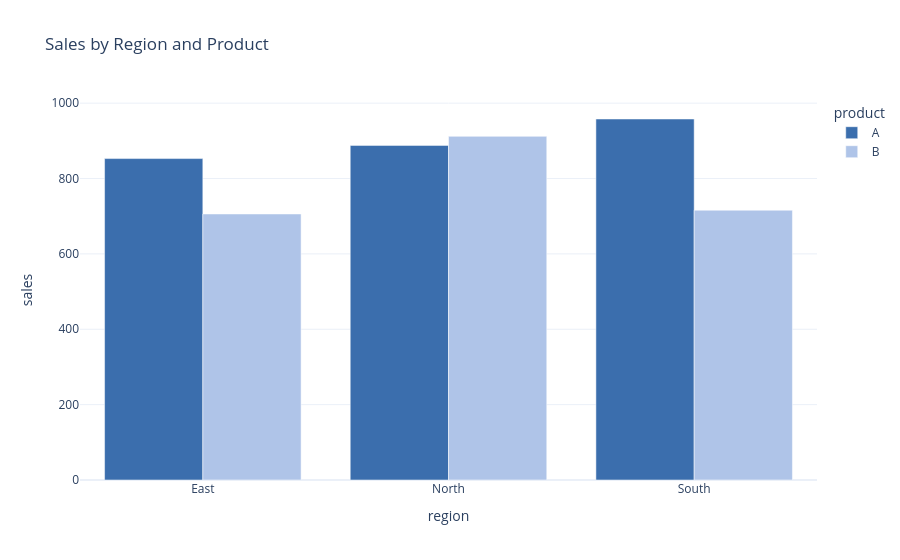

Source (notebook cell):
### Code cell
fig = px.bar(
    region_product_sales,
    x="region",
    y="sales",
    color="product",
    barmode="group",
    title="Sales by Region and Product",
    color_discrete_sequence=["#3B6EAD", "#AFC4E8"]
)

fig.show()

### Figure 1 — Plotly figure (JSON) as saved in the notebook; plotly's stock layout.template omitted (floating-point values rounded to 4 significant figures)
{"data": [{"alignmentgroup": "True", "hovertemplate": "product=A<br>region=%{x}<br>sales=%{y}<extra></extra>", "legendgroup": "A", "marker": {"color": "#3B6EAD", "pattern": {"shape": ""}}, "name": "A", "offsetgroup": "A", "orientation": "v", "showlegend": true, "textposition": "auto", "type": "bar", "x": ["East", "North", "South"], "xaxis": "x", "y": [853, 888, 958], "yaxis": "y"}, {"alignmentgroup": "True", "hovertemplate": "product=B<br>region=%{x}<br>sales=%{y}<extra></extra>", "legendgroup": "B", "marker": {"color": "#AFC4E8", "pattern": {"shape": ""}}, "name": "B", "offsetgroup": "B", "orientation": "v", "showlegend": true, "textposition": "auto", "type": "bar", "x": ["East", "North", "South"], "xaxis": "x", "y": [706, 912, 716], "yaxis": "y"}], "layout": {"barmode": "group", "legend": {"title": {"text": "product"}, "tracegroupgap": 0}, "title": {"text": "Sales by Region and Product"}, "xaxis": {"anchor": "y", "domain": [0, 1], "title": {"text": "region"}}, "yaxis": {"anchor": "x", "domain": [0, 1], "title": {"text": "sales"}}}}
